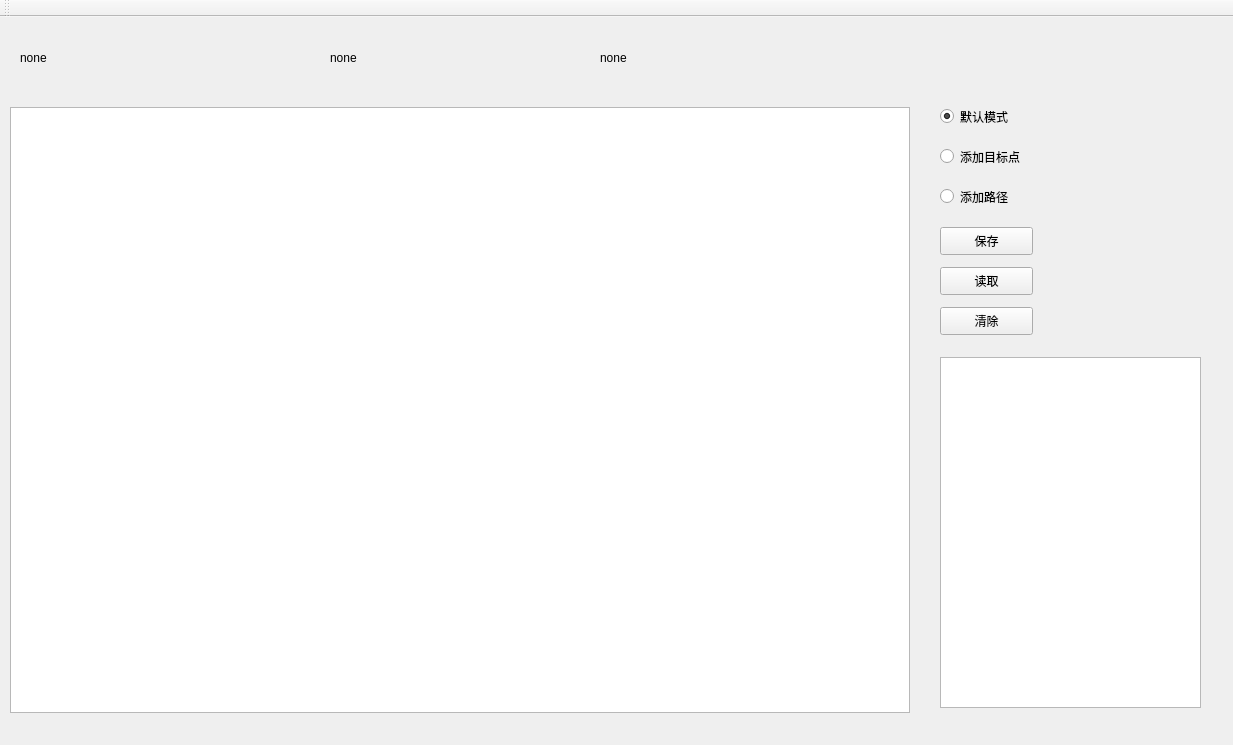
<?xml version="1.0" encoding="UTF-8"?>
<ui version="4.0">
 <class>MainWindow</class>
 <widget class="QMainWindow" name="MainWindow">
  <property name="geometry">
   <rect>
    <x>0</x>
    <y>0</y>
    <width>1233</width>
    <height>745</height>
   </rect>
  </property>
  <property name="windowTitle">
   <string>MainWindow</string>
  </property>
  <widget class="QWidget" name="centralwidget">
   <widget class="MyGraphicsView" name="graphicsView">
    <property name="geometry">
     <rect>
      <x>10</x>
      <y>90</y>
      <width>900</width>
      <height>606</height>
     </rect>
    </property>
    <property name="minimumSize">
     <size>
      <width>0</width>
      <height>0</height>
     </size>
    </property>
   </widget>
   <widget class="QLabel" name="sceneCoord">
    <property name="geometry">
     <rect>
      <x>20</x>
      <y>20</y>
      <width>211</width>
      <height>41</height>
     </rect>
    </property>
    <property name="text">
     <string>none</string>
    </property>
   </widget>
   <widget class="QLabel" name="viewCoord">
    <property name="geometry">
     <rect>
      <x>330</x>
      <y>20</y>
      <width>221</width>
      <height>41</height>
     </rect>
    </property>
    <property name="text">
     <string>none</string>
    </property>
   </widget>
   <widget class="QLabel" name="mapCoord">
    <property name="geometry">
     <rect>
      <x>600</x>
      <y>20</y>
      <width>231</width>
      <height>41</height>
     </rect>
    </property>
    <property name="text">
     <string>none</string>
    </property>
   </widget>
   <widget class="QRadioButton" name="radioBtn_Default">
    <property name="geometry">
     <rect>
      <x>940</x>
      <y>90</y>
      <width>110</width>
      <height>19</height>
     </rect>
    </property>
    <property name="text">
     <string>默认模式</string>
    </property>
    <property name="checked">
     <bool>true</bool>
    </property>
   </widget>
   <widget class="QRadioButton" name="radioBtn_AddLoc">
    <property name="geometry">
     <rect>
      <x>940</x>
      <y>130</y>
      <width>110</width>
      <height>19</height>
     </rect>
    </property>
    <property name="text">
     <string>添加目标点</string>
    </property>
   </widget>
   <widget class="QRadioButton" name="radioBtn_AddPath">
    <property name="geometry">
     <rect>
      <x>940</x>
      <y>170</y>
      <width>110</width>
      <height>19</height>
     </rect>
    </property>
    <property name="text">
     <string>添加路径</string>
    </property>
   </widget>
   <widget class="QPushButton" name="pushBtn_Save">
    <property name="geometry">
     <rect>
      <x>940</x>
      <y>210</y>
      <width>93</width>
      <height>28</height>
     </rect>
    </property>
    <property name="text">
     <string>保存</string>
    </property>
   </widget>
   <widget class="QPushButton" name="pushBtn_Load">
    <property name="geometry">
     <rect>
      <x>940</x>
      <y>250</y>
      <width>93</width>
      <height>28</height>
     </rect>
    </property>
    <property name="text">
     <string>读取</string>
    </property>
   </widget>
   <widget class="QTextBrowser" name="textLog">
    <property name="geometry">
     <rect>
      <x>940</x>
      <y>340</y>
      <width>261</width>
      <height>351</height>
     </rect>
    </property>
   </widget>
   <widget class="QPushButton" name="pushBtn_Clear">
    <property name="geometry">
     <rect>
      <x>940</x>
      <y>290</y>
      <width>93</width>
      <height>28</height>
     </rect>
    </property>
    <property name="text">
     <string>清除</string>
    </property>
   </widget>
  </widget>
  <widget class="QToolBar" name="toolBar">
   <property name="windowTitle">
    <string>toolBar</string>
   </property>
   <attribute name="toolBarArea">
    <enum>TopToolBarArea</enum>
   </attribute>
   <attribute name="toolBarBreak">
    <bool>false</bool>
   </attribute>
  </widget>
 </widget>
 <customwidgets>
  <customwidget>
   <class>MyGraphicsView</class>
   <extends>QGraphicsView</extends>
   <header location="global">mygraphicsview.h</header>
  </customwidget>
 </customwidgets>
 <resources/>
 <connections/>
</ui>
